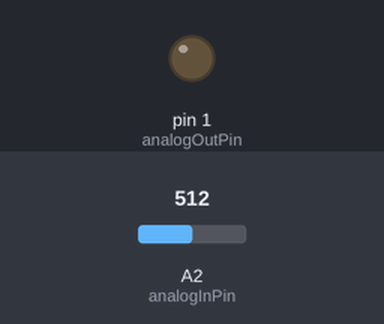
Recording of a sketch running on a simulated Arduino Uno, built with avr-gcc and run on an emulated ATmega328P. Parts: output pins drawn as LEDs (lit = HIGH). The inputs (shaded band) are chosen by the test bench; at power-on: A2 (analogInPin) = 512.

Above: at 1.2 s.
1.3 s: A2 (analogInPin) set to 531
At 2.5 s:
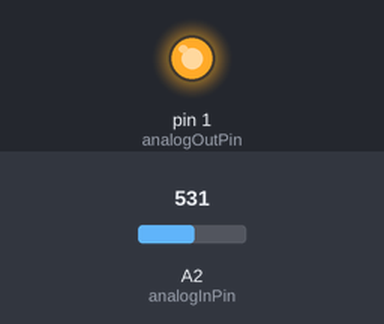
2.8 s: A2 (analogInPin) set to 511
At 3.8 s:
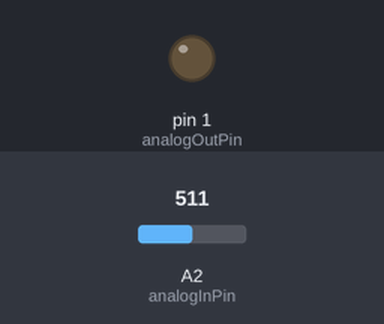
4.3 s: A2 (analogInPin) set to 716
At 5.0 s:
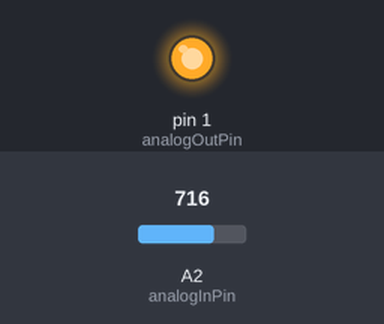
Timing chart, 0 to 7.3 s (numbered marks = the images above; inputs shaded):
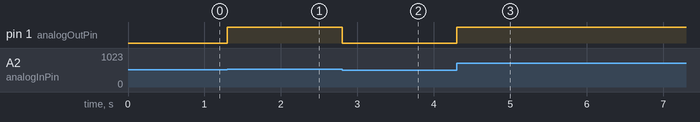

Measured:
- the behaviour switches between 513 and 514 on A2 (analogInPin) (found by bisection; images 0 and 1)
- after the input at 1.3 s, pin 1 (analogOutPin): LOW → HIGH at once
- after the input at 2.8 s, pin 1 (analogOutPin): HIGH → LOW at once
- after the input at 4.3 s, pin 1 (analogOutPin): LOW → HIGH at once

The sketch:

AnalogInOut.ino
```cpp
/*
  Analog input, analog output.

  Leo el pin analógico donde tengo conectado el potenciómetro (pin D)
escalo el valor y lo escribo como PWM en el pin C para controlar la velocidad
de un motor o el brillo de una tira de leds. El pin C integra un transistor por
lo que no es necesario sumar componentes (conectar el cable positivo de la tira de leds o motor
al pin V)

*/

//
const int analogInPin = A2;  // pin donde está conectado el potenciómetro (al ser declarada como "const" su valor será fijo e invariable)
const int analogOutPin = 1; // pin donde está conectado el motor/tira de leds (al ser declarada como "const" su valor será fijo e invariable)

int valorSensor = 0;        // valor leido del potenciómetro
int valorPWM = 0;        // valor de salida de la señal de control PWM

void setup() {
}

void loop() {
  valorSensor = analogRead(analogInPin); //leo el sensor y albergo su valor en la variable
  valorPWM = map(valorSensor, 0, 1023, 0, 255); //debido a que la entrada analógica va de 0 a 1023 (10bits) y la salida PWM de 0 a 255 (8 bits), debo escalarla.
  analogWrite(analogOutPin, valorPWM); //escribo la señalPWW correspondiente a la operación matemática realizada en la línea superior
}
```
